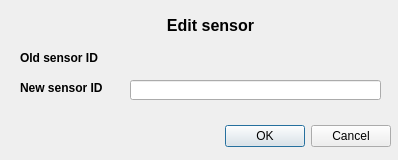
<?xml version="1.0" encoding="UTF-8"?>
<ui version="4.0">
 <class>Dialog</class>
 <widget class="QDialog" name="Dialog">
  <property name="geometry">
   <rect>
    <x>0</x>
    <y>0</y>
    <width>398</width>
    <height>160</height>
   </rect>
  </property>
  <property name="windowTitle">
   <string>Labeling App</string>
  </property>
  <widget class="QDialogButtonBox" name="buttonBox">
   <property name="geometry">
    <rect>
     <x>10</x>
     <y>120</y>
     <width>381</width>
     <height>32</height>
    </rect>
   </property>
   <property name="orientation">
    <enum>Qt::Horizontal</enum>
   </property>
   <property name="standardButtons">
    <set>QDialogButtonBox::Cancel|QDialogButtonBox::Ok</set>
   </property>
  </widget>
  <widget class="QLabel" name="label_subject">
   <property name="geometry">
    <rect>
     <x>20</x>
     <y>50</y>
     <width>101</width>
     <height>16</height>
    </rect>
   </property>
   <property name="font">
    <font>
     <weight>75</weight>
     <bold>true</bold>
    </font>
   </property>
   <property name="text">
    <string>Old sensor ID</string>
   </property>
  </widget>
  <widget class="QLabel" name="label_sensor">
   <property name="geometry">
    <rect>
     <x>20</x>
     <y>80</y>
     <width>101</width>
     <height>16</height>
    </rect>
   </property>
   <property name="font">
    <font>
     <weight>75</weight>
     <bold>true</bold>
    </font>
   </property>
   <property name="text">
    <string>New sensor ID</string>
   </property>
  </widget>
  <widget class="QLabel" name="label_new_map">
   <property name="geometry">
    <rect>
     <x>130</x>
     <y>10</y>
     <width>161</width>
     <height>31</height>
    </rect>
   </property>
   <property name="font">
    <font>
     <pointsize>12</pointsize>
     <weight>75</weight>
     <bold>true</bold>
    </font>
   </property>
   <property name="text">
    <string>Edit sensor</string>
   </property>
   <property name="alignment">
    <set>Qt::AlignCenter</set>
   </property>
  </widget>
  <widget class="QLineEdit" name="lineEdit_new_id_val">
   <property name="geometry">
    <rect>
     <x>130</x>
     <y>80</y>
     <width>251</width>
     <height>20</height>
    </rect>
   </property>
  </widget>
  <widget class="QLabel" name="label_old_id_val">
   <property name="geometry">
    <rect>
     <x>130</x>
     <y>50</y>
     <width>251</width>
     <height>16</height>
    </rect>
   </property>
   <property name="text">
    <string/>
   </property>
   <property name="textInteractionFlags">
    <set>Qt::LinksAccessibleByMouse|Qt::TextSelectableByMouse</set>
   </property>
  </widget>
 </widget>
 <resources/>
 <connections>
  <connection>
   <sender>buttonBox</sender>
   <signal>accepted()</signal>
   <receiver>Dialog</receiver>
   <slot>accept()</slot>
   <hints>
    <hint type="sourcelabel">
     <x>218</x>
     <y>211</y>
    </hint>
    <hint type="destinationlabel">
     <x>157</x>
     <y>224</y>
    </hint>
   </hints>
  </connection>
  <connection>
   <sender>buttonBox</sender>
   <signal>rejected()</signal>
   <receiver>Dialog</receiver>
   <slot>reject()</slot>
   <hints>
    <hint type="sourcelabel">
     <x>286</x>
     <y>211</y>
    </hint>
    <hint type="destinationlabel">
     <x>286</x>
     <y>224</y>
    </hint>
   </hints>
  </connection>
 </connections>
</ui>
